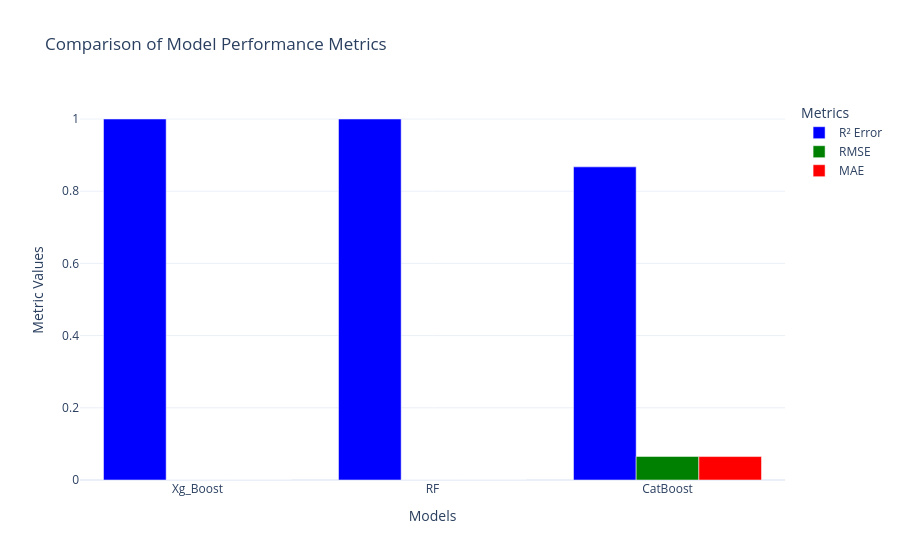

The cell this chart's notebook holds for it:
### Code cell
import plotly.graph_objects as go

model_names = list(results_calculation.keys())
r2_values = [results_calculation[model]['r2'] for model in model_names]
rmse_values = [results_calculation[model]['rmse'] for model in model_names]
mae_values = [results_calculation[model]['mae'] for model in model_names]

# Creating the bar chart
fig = go.Figure()

# Adding R-Square (R²) bars
fig.add_trace(go.Bar(
    x=model_names,
    y=r2_values,
    name='R² Error',
    marker_color='blue'
))

# Adding Root Mean Squared Error (RMSE) bars
fig.add_trace(go.Bar(
    x=model_names,
    y=rmse_values,
    name='RMSE',
    marker_color='green'
))

# Adding MAE bars
fig.add_trace(go.Bar(
    x=model_names,
    y=mae_values,
    name='MAE',
    marker_color='red'
))

# Updating layout
fig.update_layout(
    title='Comparison of Model Performance Metrics',
    xaxis_title='Models',
    yaxis_title='Metric Values',
    barmode='group',
    legend_title='Metrics',
    template='plotly_white'
)

# Show the plot
fig.show()

### Figure 1 — Plotly figure (JSON) as saved in the notebook; plotly's stock layout.template omitted (floating-point values rounded to 4 significant figures)
{"data": [{"marker": {"color": "blue"}, "name": "R² Error", "type": "bar", "x": ["Xg_Boost", "RF", "CatBoost"], "y": [1.0, 1, 0.8674]}, {"marker": {"color": "green"}, "name": "RMSE", "type": "bar", "x": ["Xg_Boost", "RF", "CatBoost"], "y": ["1.624e-05", "1.624e-05", "6.528e-02"]}, {"marker": {"color": "red"}, "name": "MAE", "type": "bar", "x": ["Xg_Boost", "RF", "CatBoost"], "y": ["1.624e-05", "1.624e-05", "6.496e-02"]}], "layout": {"autosize": true, "barmode": "group", "legend": {"title": {"text": "Metrics"}}, "title": {"text": "Comparison of Model Performance Metrics"}, "xaxis": {"autorange": true, "range": [-0.5, 2.5], "title": {"text": "Models"}, "type": "category"}, "yaxis": {"autorange": true, "range": [0, 1.053], "title": {"text": "Metric Values"}, "type": "linear"}}}
